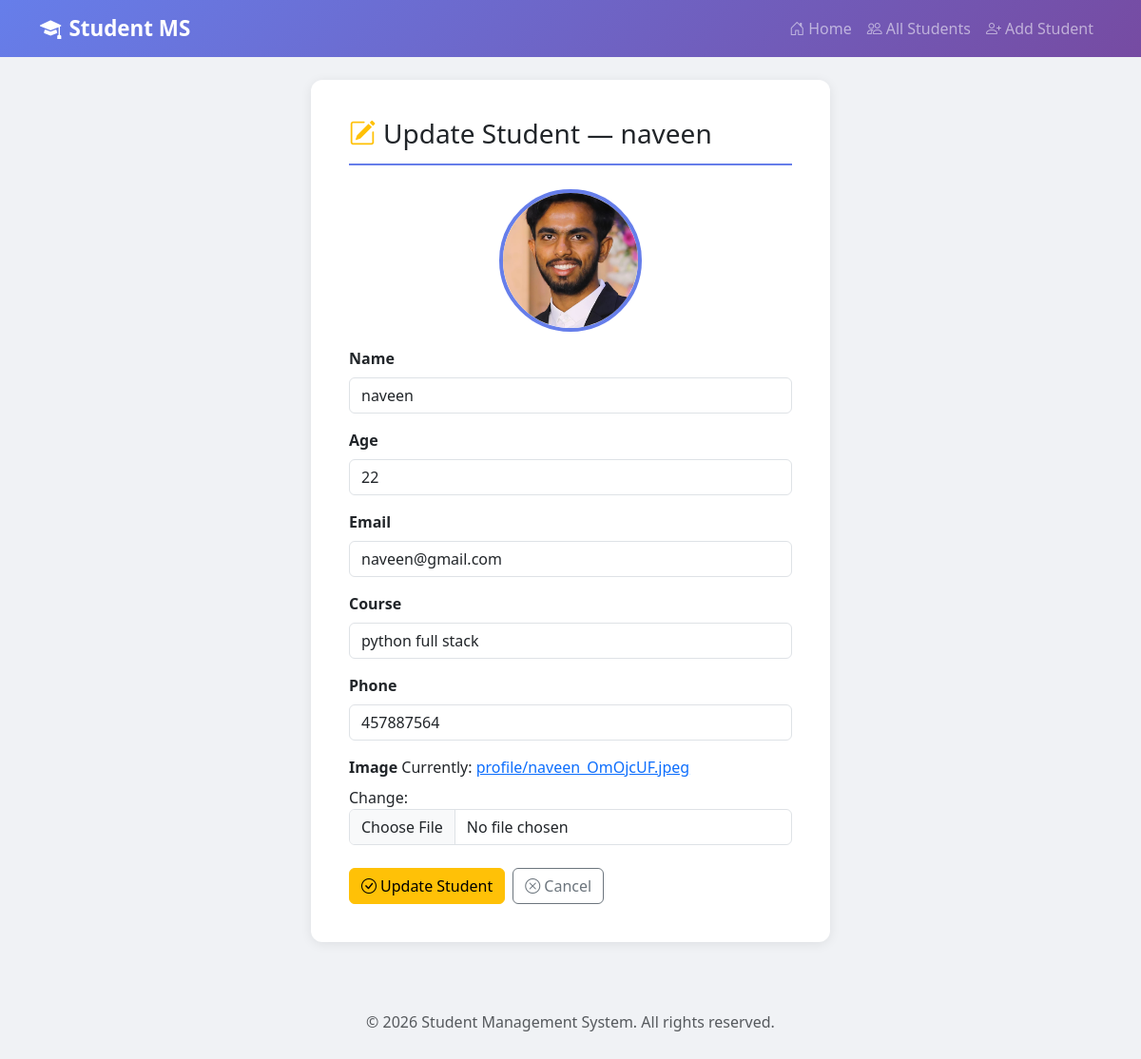
The app's page /update_student/2/ with its own data.
### app/models.py (models this page shows, shortened)
class Student(models.Model):
    name = models.CharField(max_length=50)
    age = models.PositiveIntegerField()
    email = models.EmailField(unique=True)
    course = models.CharField(max_length=100,default="python")
    phone = models.CharField(max_length=50)
    image = models.ImageField(upload_to="profile/")

### app/views.py (the view)
# urls.py: path("update_student/<int:id>/",update_student,name="update_student"),
def update_student(request,id):
    student = get_object_or_404(Student,id=id)
    if request.method == "POST":
        form = StudentForm(request.POST,request.FILES,instance=student)
        if form.is_valid():
            form.save()
            messages.success(request,"Student updated successfully")
            return redirect("get_single_std",id=student.id)
        else:
            messages.error(request,"Please check your details")
    else:
        form = StudentForm(instance=student)
    return render(request,"update_std.html",{"student":student,"form":form})

### app/forms.py
class StudentForm(forms.ModelForm):
    class Meta:
        model = Student
        fields = ["name","age","email","course","phone","image"]
        widgets = {
            "name": forms.TextInput(attrs={"class":"form-control","placeholder":"Enter student name"}),
            "age": forms.NumberInput(attrs={"class":"form-control","placeholder":"Enter age"}),
            "email": forms.EmailInput(attrs={"class":"form-control","placeholder":"Enter email"}),
            "course": forms.TextInput(attrs={"class":"form-control","placeholder":"Enter course"}),
            "phone": forms.TextInput(attrs={"class":"form-control","placeholder":"Enter phone number"}),
            "image": forms.ClearableFileInput(attrs={"class":"form-control"}),
        }

### app/templates/update_std.html (shortened to what this page needs)
{% extends "base.html" %}
{% block content %}
<div class="row justify-content-center">
    <div class="col-md-8 col-lg-6">
        <div class="card p-4">
            <div class="card-body">
                <h3 class="page-header">
                    <i class="bi bi-pencil-square text-warning me-2"></i>Update Student — {{ student.name }}
                </h3>
                {% if student.image %}
                <div class="text-center mb-3">
                    <img src="{{ student.image.url }}" class="student-img-lg" alt="{{ student.name }}">
                </div>
                {% endif %}
                <form method="POST" enctype="multipart/form-data">
                    {% for field in form %}
                    <div class="mb-3">
                        <label for="{{ field.id_for_label }}" class="form-label fw-semibold">{{ field.label }}</label>
                        {{ field }}
                    </div>
                    {% endfor %}
                    <div class="d-flex gap-2 mt-4">
                        <button type="submit" class="btn btn-warning">
                            <i class="bi bi-check-circle me-1"></i>Update Student
                        </button>
                        <a href="{% url 'get_single_std' student.id %}" class="btn btn-outline-secondary">
                            <i class="bi bi-x-circle me-1"></i>Cancel
                        </a>
                    </div>
                </form>
            </div>
        </div>
    </div>
</div>
{% endblock %}

### app/templates/base.html (style rules this page uses)
body { background-color: #f0f2f5; font-family: 'Segoe UI', Tahoma, Geneva, Verdana, sans-serif; }
.card { border: none; border-radius: 12px; box-shadow: 0 2px 12px rgba(0,0,0,0.08); }
.page-header { margin-bottom: 25px; padding-bottom: 15px; border-bottom: 2px solid #667eea; }
.student-img-lg { width: 150px; height: 150px; object-fit: cover; border-radius: 50%; border: 4px solid #667eea; }

### records on screen
Student: name "naveen", image (picture), form "naveen" "22" "naveen@gmail.com" "python full stack" "457887564"

### other values on screen
{{ field.label }} "Name" "Age" "Email" "Course" "Phone" "Image"
